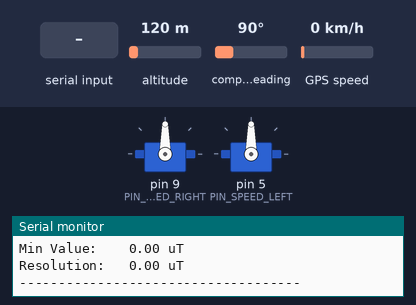
This sketch was run on a simulated Arduino Uno, built with avr-gcc and run on an emulated ATmega328P. Parts: 2 × servo, the last lines printed to the serial monitor. The test bench sets the inputs (shaded band); at power-on: compass heading 90°, altitude 120 m, GPS speed 0 km/h. The GPS gets a fix after 3 s at 37.7749, -122.4194 with 8 satellites.

Above: at 3.2 s.
3.3 s: "<30,150,10>" received over the second serial link
At 3.6 s:
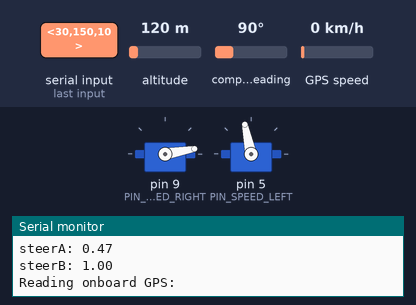
4.8 s: compass heading set to 269°
At 5.9 s:
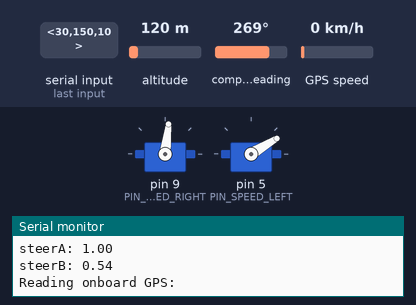
6.8 s: compass heading set to 180°
At 8.5 s:
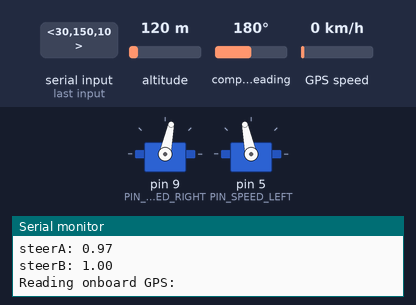
8.8 s: compass heading set to 352°
At 10.1 s:
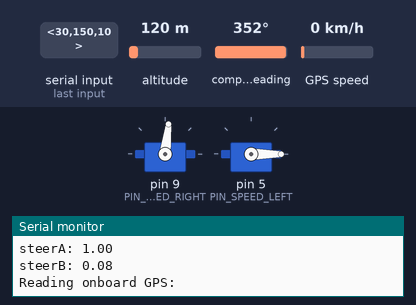
10.8 s: compass heading set to 304°
At 11.7 s:
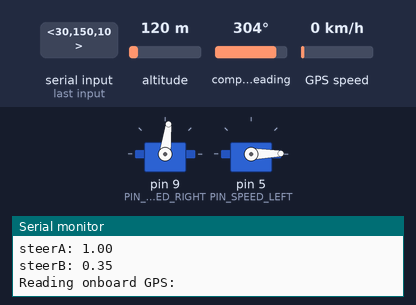
12.8 s: compass heading set to 296°
Timing chart, 0 to 15.8 s (numbered marks = the images above; inputs shaded):
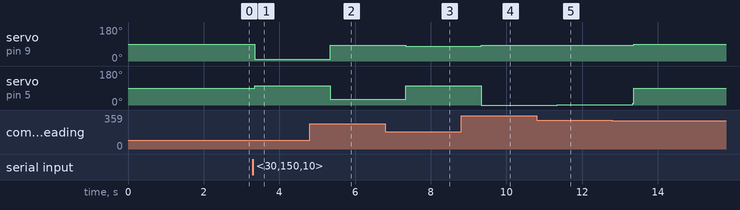

Measured:
- after the input at 3.3 s, servo on pin 9 (PIN_SPEED_RIGHT): 90° → 10° after 0.05 s; servo on pin 5 (PIN_SPEED_LEFT): 90° → 102° after 0.05 s
- after the input at 4.8 s, servo on pin 9 (PIN_SPEED_RIGHT): 10° → 83° after 0.54 s; servo on pin 5 (PIN_SPEED_LEFT): 102° → 31° after 0.54 s
- after the input at 6.8 s, servo on pin 9 (PIN_SPEED_RIGHT): 83° → 78° after 0.54 s; servo on pin 5 (PIN_SPEED_LEFT): 31° → 102° after 0.54 s
- after the input at 8.8 s, servo on pin 9 (PIN_SPEED_RIGHT): 78° → 83° after 0.54 s; servo on pin 5 (PIN_SPEED_LEFT): 102° → 0° after 0.54 s
- after the input at 10.8 s, servo on pin 5 (PIN_SPEED_LEFT): 0° → 1° after 0.54 s

The sketch:

FollowMe.ino
```cpp
// Imports
#include <Wire.h>
#include <Adafruit_Sensor.h>
#include <Adafruit_HMC5883_U.h>
#include <Servo.h>
#include <SoftwareSerial.h>
#include <TinyGPS++.h>
#include "./Definitions.h"

// GPS
TinyGPSPlus gps;
#define GPS_BAUD 4800

// Motors
Servo servoThrottleRight;
Servo servoThrottleLeft;

// Master Enable
bool enabled = true;

// Bluetooth input
bool started = false;
bool ended = false;
char inData[80]; // creates an 80 character array called "inData"
byte index; //creates a variable type=byte called "index"
double Long; //variable for longitude coordinate
double Lat; //variable for latitude coordinate

// Serial components
SoftwareSerial bluetoothSerial(BLUETOOTH_TX_PIN, BLUETOOTH_RX_PIN);
SoftwareSerial gpsSerial(GPS_RX_PIN, GPS_TX_PIN); // TXD to digital pin 6

/* Compass */
Adafruit_HMC5883_Unified mag = Adafruit_HMC5883_Unified(12345);

GeoLoc checkGPS() {
  Serial.println("Reading onboard GPS: ");
  unsigned long start = millis();
  while (millis() - start < GPS_UPDATE_INTERVAL) {
    // If we recieved new location then take the coordinates and pack them into a struct
    if (feedgps())
      return gpsdump();
  }

  GeoLoc robotLoc;
  robotLoc.lat = 0.0;
  robotLoc.lon = 0.0;

  return robotLoc;
}

// Get and process GPS data
GeoLoc gpsdump() {
  GeoLoc robotLoc;
  robotLoc.lat = gps.location.lat();
  robotLoc.lon = gps.location.lng();

  Serial.print(robotLoc.lat, 7); Serial.print(", "); Serial.println(robotLoc.lon, 7);

  return robotLoc;
}

// Feed data as it becomes available
bool feedgps() {
  while (gpsSerial.available() > 0) {
    if (gps.encode(gpsSerial.read()))
      return true;
  }
  return false;
}

void displayCompassDetails(void)
{
  sensor_t sensor;
  mag.getSensor(&sensor);
  Serial.println("------------------------------------");
  Serial.print  ("Sensor:       "); Serial.println(sensor.name);
  Serial.print  ("Driver Ver:   "); Serial.println(sensor.version);
  Serial.print  ("Unique ID:    "); Serial.println(sensor.sensor_id);
  Serial.print  ("Max Value:    "); Serial.print(sensor.max_value); Serial.println(" uT");
  Serial.print  ("Min Value:    "); Serial.print(sensor.min_value); Serial.println(" uT");
  Serial.print  ("Resolution:   "); Serial.print(sensor.resolution); Serial.println(" uT");
  Serial.println("------------------------------------");
  Serial.println("");
  delay(500);
}

#ifndef DEGTORAD
#define DEGTORAD 0.0174532925199432957f
#define RADTODEG 57.295779513082320876f
#endif

float geoBearing(struct GeoLoc &a, struct GeoLoc &b) {
  float y = sin(b.lon-a.lon) * cos(b.lat);
  float x = cos(a.lat)*sin(b.lat) - sin(a.lat)*cos(b.lat)*cos(b.lon-a.lon);
  return atan2(y, x) * RADTODEG;
}

float geoDistance(struct GeoLoc &a, struct GeoLoc &b) {
  const float R = 6371000; // radius of earth in metres
  float p1 = a.lat * DEGTORAD;
  float p2 = b.lat * DEGTORAD;
  float dp = (b.lat-a.lat) * DEGTORAD;
  float dl = (b.lon-a.lon) * DEGTORAD;

  float x = sin(dp/2) * sin(dp/2) + cos(p1) * cos(p2) * sin(dl/2) * sin(dl/2);
  float y = 2 * atan2(sqrt(x), sqrt(1-x));

  // returns distance in meters
  return R * y;
}

float geoHeading() {
  /* Get a new sensor event */
  sensors_event_t event;
  mag.getEvent(&event);

  // Hold the module so that Z is pointing 'up' and you can measure the heading with x&y
  // Calculate heading when the magnetometer is level, then correct for signs of axis.
  float heading = atan2(event.magnetic.y, event.magnetic.x);

  // Offset
  heading -= DECLINATION_ANGLE;
  heading -= COMPASS_OFFSET;

  // Correct for when signs are reversed.
  if(heading < 0)
    heading += 2*PI;

  // Check for wrap due to addition of declination.
  if(heading > 2*PI)
    heading -= 2*PI;

  // Convert radians to degrees for readability.
  float headingDegrees = heading * 180/M_PI;

  // Map to -180 - 180
  while (headingDegrees < -180) headingDegrees += 360;
  while (headingDegrees >  180) headingDegrees -= 360;

  return headingDegrees;
}

void setSpeedMotorA(int speed) {
  servoThrottleRight.writeMicroseconds(speed + MOTOR_A_OFFSET);
}

void setSpeedMotorB(int speed) {
  servoThrottleLeft.writeMicroseconds(speed + MOTOR_B_OFFSET);
}

void stop() {
  // stop the motors
  servoThrottleRight.writeMicroseconds(RC_NEUTRAL);
  servoThrottleLeft.writeMicroseconds(RC_NEUTRAL);
}

void drive(int distance, float turn) {
  int fullSpeed = 230;
  int stopSpeed = 0;

  // drive to location
  int s = fullSpeed;
  // Slowing down??? Needed???
  if ( distance < 8 ) {
    int wouldBeSpeed = s - stopSpeed;
    wouldBeSpeed *= distance / 8.0f;
    s = stopSpeed + wouldBeSpeed;
  }

  int autoThrottle = constrain(s, stopSpeed, fullSpeed);
  autoThrottle = 230;

  float t = turn;
  while (t < -180) t += 360;
  while (t >  180) t -= 360;

  Serial.print("turn: ");
  Serial.println(t);
  Serial.print("original: ");
  Serial.println(turn);

  float t_modifier = (180.0 - abs(t)) / 180.0;
  float autoSteerA = 1;
  float autoSteerB = 1;

  if (t < 0) {
    autoSteerB = t_modifier;
  } else if (t > 0){
    autoSteerA = t_modifier;
  }

  Serial.print("steerA: "); Serial.println(autoSteerA);
  Serial.print("steerB: "); Serial.println(autoSteerB);

//  int speedA = (int) (((float) map(autoThrottle, stopSpeed, fullSpeed, RC_NEUTRAL, RC_MAX)) * autoSteerA);
//  int speedB = (int) (((float) map(autoThrottle, stopSpeed, fullSpeed, RC_NEUTRAL, RC_MIN)) * autoSteerB);
  int speedA = (int) (((float) map(autoThrottle, stopSpeed, fullSpeed, RC_NEUTRAL, RC_MIN)) * autoSteerA);
  int speedB = (int) (((float) map(autoThrottle, stopSpeed, fullSpeed, RC_NEUTRAL, RC_MAX)) * autoSteerB);

  setSpeedMotorA(speedA);
  setSpeedMotorB(speedB);
}

void driveTo(struct GeoLoc &loc, int timeout) {
  gpsSerial.listen();
  GeoLoc robotLoc = checkGPS();
  bluetoothSerial.listen();

  if (robotLoc.lat != 0 && robotLoc.lon != 0 && enabled) {
    float distance = 0;
    //Start move loop here
    do {
      gpsSerial.listen();
      robotLoc = checkGPS();
      bluetoothSerial.listen();

      distance = geoDistance(robotLoc, loc);
      float bearing = geoBearing(robotLoc, loc) - geoHeading();

      Serial.print("Distance: ");
      Serial.println(distance);

      Serial.print("Bearing: ");
      Serial.println(geoBearing(robotLoc, loc));

      Serial.print("Heading: ");
      Serial.println(geoHeading());

      drive(distance, bearing);
      timeout -= 1;
    } while (distance > 1.0 && enabled && timeout>0);

    stop();
  }
}

void setupCompass() {
   /* Initialise the compass */
  if(!mag.begin())
  {
    /* There was a problem detecting the HMC5883 ... check your connections */
    Serial.println("Ooops, no HMC5883 detected ... Check your wiring!");
    while(1);
  }

  /* Display some basic information on this sensor */
  displayCompassDetails();
}

void setup()
{
  // Attaching motors
  servoThrottleRight.attach(PIN_SPEED_RIGHT);
  servoThrottleLeft.attach(PIN_SPEED_LEFT);

  //Debugging via serial
  Serial.begin(115200);

  // Compass
  setupCompass();

  //GPS
  gpsSerial.begin(GPS_BAUD);

  //Bluetooth
  bluetoothSerial.begin(9600);
  //Blynk.begin(bluetoothSerial, auth);
}

// Testing
void testDriveNorth() {
  float heading = geoHeading();
  int testDist = 5;
  Serial.println(heading);

  while(!(heading < 5 && heading > -5)) {
    drive(testDist, heading);
    heading = geoHeading();
    Serial.println(heading);
    delay(500);
  }

  stop();
}

void loop()
{
  //Blynk.run();
  // Read all serial data available, as fast as possible
  while (bluetoothSerial.available() > 0)
  {
    char inChar = ((byte)bluetoothSerial.read());
    if (inChar == SOP)
    {
      index = 0;
      inData[index] = '\0';
      started = true;
      ended = false;
    }
    else if (inChar == EOP)
    {
      ended = true;
      break;
    }
    else
    {
      if (index < 79)
      {
        inData[index] = inChar;
        index++;
        inData[index] = '\0';
      }
    }
  }

  // We are here either because all pending serial
  // data has been read OR because an end of
  // packet marker arrived. Which is it?
  if (started && ended)
  {
    char *token = strtok(inData, ",");
    boolean first = true;
    while (token)
    {
      double val = atof(token);
      token = strtok(NULL, ",");
      if (first){
        Lat = val;
      }else{
        Long = val;
      }
      first = false;
    }

    // Reset for the next packet
    started = false;
    ended = false;
    index = 0;
    inData[index] = '\0';

    GeoLoc phoneLoc;
    phoneLoc.lat = Lat;
    phoneLoc.lon = Long;

    Serial.print(phoneLoc.lat, 7); Serial.print(", "); Serial.println(phoneLoc.lon, 7);
    driveTo(phoneLoc, GPS_WAYPOINT_TIMEOUT);
  }
}
```

Definitions.h
```cpp
// Pin variables
#define GPS_TX_PIN 6
#define GPS_RX_PIN 3

#define PIN_SPEED_RIGHT 9
#define PIN_SPEED_LEFT 5

#define BLUETOOTH_TX_PIN 10
#define BLUETOOTH_RX_PIN 11

// Bluetooth GPS input
#define SOP '<'
#define EOP '>'

// Motor stuffs
#define RC_NEUTRAL 1500
#define RC_MAX 1600
#define RC_MIN 1400

// If one motor tends to spin faster than the other, add offset
#define MOTOR_A_OFFSET 0
#define MOTOR_B_OFFSET 0

// You must then add your 'Declination Angle' to the compass, which is the 'Error' of the magnetic field in your location.
// Find yours here: http://www.magnetic-declination.com/
// Mine is: 13° 24' E (Positive), which is ~13 Degrees, or (which we need) 0.23 radians
#define DECLINATION_ANGLE -0.17f

// The offset of the mounting position to true north
// It would be best to run the /examples/magsensor sketch and compare to the compass on your smartphone
#define COMPASS_OFFSET 0.35f

// How often the GPS should update in MS
// Keep this above 1000
#define GPS_UPDATE_INTERVAL 1000

// Number of changes in movement to timeout for GPS waypoints
// Keeps the robot from driving away if there is a problem
#define GPS_WAYPOINT_TIMEOUT 25

// Struct to combine our coordinates into one struct for ease of use
struct GeoLoc {
  float lat;
  float lon;
};
```
